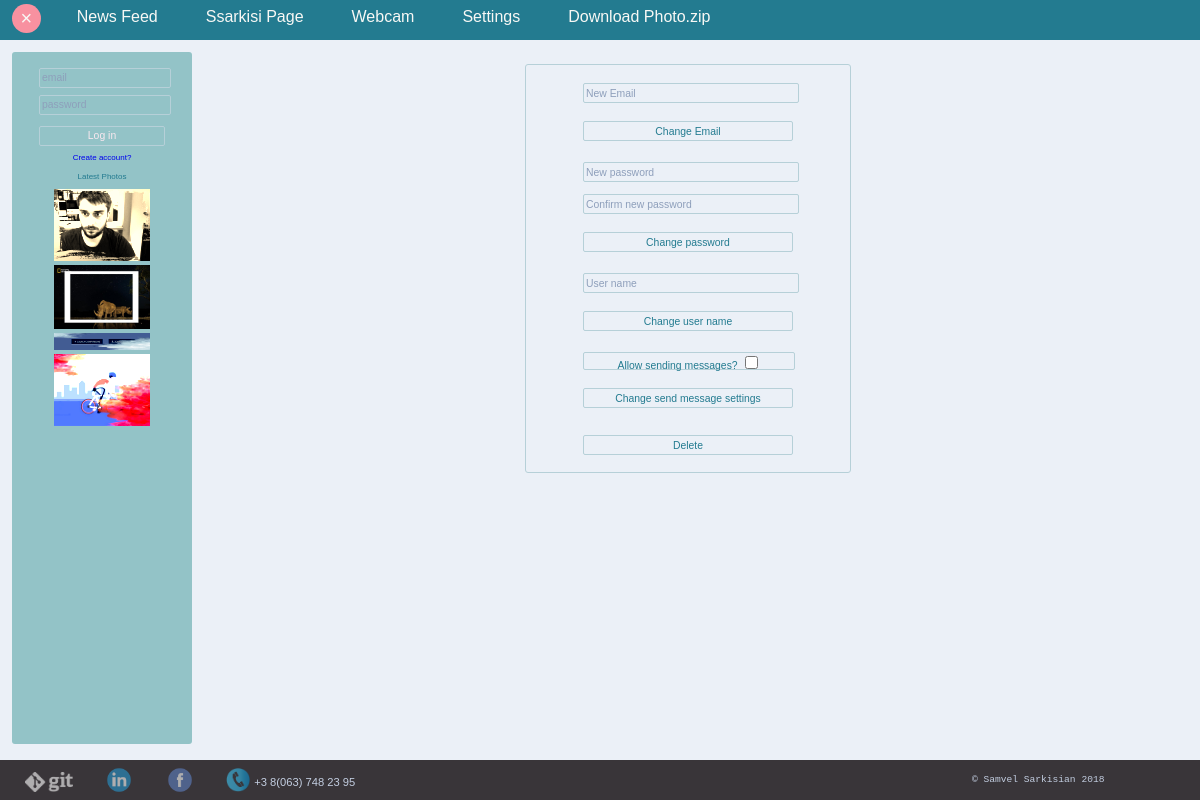
The page /settings.php (signed in) on the database its author committed.
### tables this page shows
CREATE TABLE IF NOT EXISTS `user` (
    id INT NOT NULL AUTO_INCREMENT,
    name VARCHAR(250),
    password VARCHAR(1000),
    email VARCHAR(250),
    login_status ENUM('0', '1') DEFAULT '0',
    send_mail INT(1) DEFAULT 1,
    date_log DATETIME DEFAULT CURRENT_TIMESTAMP,
    PRIMARY KEY (id)
   );

CREATE TABLE IF NOT EXISTS `image` (
    id INT NOT NULL AUTO_INCREMENT,
    user_id INT(10),
    value VARCHAR(250),  
    grayscale INT(3),
    brightness INT(3),
    contrast INT(3),
    sepia INT(3),
    invert INT(3),
    hue_rotate INT(3),
    opacity INT(3),
    filter VARCHAR(250),
    description VARCHAR(250),
    date_log DATETIME DEFAULT CURRENT_TIMESTAMP,
    PRIMARY KEY (id),
    FOREIGN KEY (user_id) REFERENCES user(id)
   );

### print.php (called while the page is built, shortened)
<?php
	function get_cookie($name)
	{
		if(isset($_COOKIE[$name])) {
			return ($_COOKIE[$name]);
		}
		return (-1);
	}
?>

### cookie.php (called while the page is built, shortened)
<?php
	function	get_user_id() {
		include_once 'print.php';
		return (get_cookie('user_id'));
	}
	function	get_user_name() {
		include 'config/database.php';
		if (get_user_id() > 0) {
			$sql = "SELECT id, name FROM user WHERE id = ".get_user_id();
			$res = $con->query($sql);
			$row = $res->fetch(PDO::FETCH_ASSOC);
			$name = $row['name'];
			return ($name);
		}
		return 'Guest';
	}
?>

### top_photo.php (the view)
<?php
	function	get_top_photo($page) {
		include "config/database.php";
		if ($page == 1) {
			$sql = "SELECT t1.image_id, t1.avr, t2.value, t2.grayscale, t2.brightness, t2.contrast, t2.sepia, t2.invert, t2.hue_rotate, t2.opacity
					FROM (SELECT image_id, AVG(value) avr FROM rating GROUP BY image_id) t1
					INNER JOIN image t2 ON t1.image_id = t2.id
					ORDER BY t1.avr DESC, t2.date_log DESC  LIMIT 5";
		}
		else if ($page == 2) {
			$sql = "SELECT value, grayscale, brightness, contrast, sepia, invert, hue_rotate, opacity
					FROM image
					WHERE user_id = ".get_user_id()."
					ORDER BY date_log DESC  LIMIT 5";
		}
		$res = $con->query($sql);
		while ($row = $res->fetch(PDO::FETCH_ASSOC)) {
			$value = 'img/f_' . $row['value'];
			$grayscale = $row['grayscale'];
			$brightness = $row['brightness'];
			$contrast = $row['contrast'];
			$sepia = $row['sepia'];
			$invert = $row['invert'] * 100;
			$hue_rotate = $row['hue_rotate'];
			$opacity = (100 - $row['opacity']) / 100;
			$style = 'style=" width: 12vmin; filter:	grayscale('.$grayscale.'%) brightness('.$brightness.'%) contrast('.$contrast.'%) sepia('.$sepia.'%) invert('.$invert.'%) hue-rotate('.$hue_rotate.'deg) opacity('.$opacity.');"';
			echo '<img class="image" '.$style.' src="'.$value.'?i='.date_format(date_create(), 'YmdHisu').'"><br>';
		}
	}
?>

### navbar_login.php
<div class="bar-element" onclick="location.href='upload.php'"><div class="text"><?php echo get_user_name(); ?> Page</div></div>
<div class="bar-element" onclick="location.href='video.php'"><div class="text">Webcam</div></div>
<div class="bar-element" onclick="location.href='settings.php'"><div class="text">Settings</div></div>
<div class="bar-element" onclick="location.href='download_zip.php'"><div class="text">Download Photo.zip</div></div>

### css/structure.css (style rules this page uses)
html, body { background-color: #ebf0f7; height: 100%; margin: 0 0; padding: 0 0; font-family: Arial; }

### css/navbar.css (style rules this page uses)
.bar-element { position: relative; float: left; height: 100%; margin: 0 1%; padding: 0 1%; border-radius: 3px; color: #f8f8f5; cursor: pointer; }
.text { font-size: 2vmin; position: relative; top: 20%; cursor: pointer; }

### rows shown on the page
user: name "Ssarkisi"
image: value (picture)
image: value (picture)
image: value (picture)
image: value (picture)
